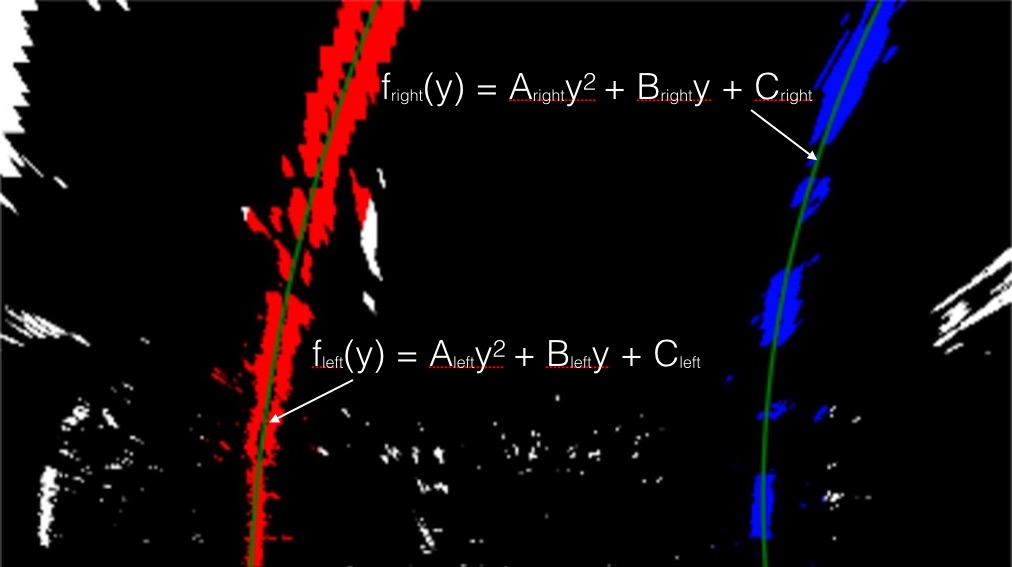
#> input picture submission/color_fit_lines.jpg, 1012 x 567 px
$ python -i Threshold.py   (imports and definitions only)   (older library calls are emulated)
#> lines starting #> are read from the running program, lines starting #| are printed output that depends on the picture
#> further down, picture is the input picture: shape (567, 1012, 3); mean B, G, R 11.4, 8.2, 15.7
import numpy as np
import cv2

# for edges
sobel_kernel = 3
abs_thresh = (20, 100)
mag_thresh = (10, 100)
direc_thresh = (0.7, 1.3)

# for colour spaces
gray_thresh = (180, 255)
hue_thresh = (15, 100)
lit_thresh = (220, 255)
sat_thresh = (90, 255)
red_thresh = (200, 255)
b_thresh = (190, 255)


def threshold_mag(sobelx, sobely):
    abs_sobelxy = np.sqrt(np.square(sobelx) + np.square(sobely))

    condition = (abs_sobelxy >= mag_thresh[0]) & (abs_sobelxy <= mag_thresh[1])
    binary = np.zeros_like(abs_sobelxy)
    binary[condition] = 1
    return binary


def threshold_direc(sobelx, sobely):
    direction = np.arctan2(sobely, sobelx)

    condition = (direction >= direc_thresh[0]) & (direction <= direc_thresh[1])
    binary = np.zeros_like(direction)
    binary[condition] = 1
    return binary


def threshold_abs(sobel):
    scaled = np.uint8((255 * sobel)/np.max(sobel))
    condition = (scaled >= abs_thresh[0]) & (scaled <= abs_thresh[1])
    binary = np.zeros_like(scaled)
    binary[condition] = 1
    return binary


def threshold_grad(image, do_mag=False, do_direc=False, do_grad=False):
#> called with do_mag = False, do_direc = False, do_grad = False
    gray = cv2.cvtColor(image, cv2.COLOR_BGR2GRAY)
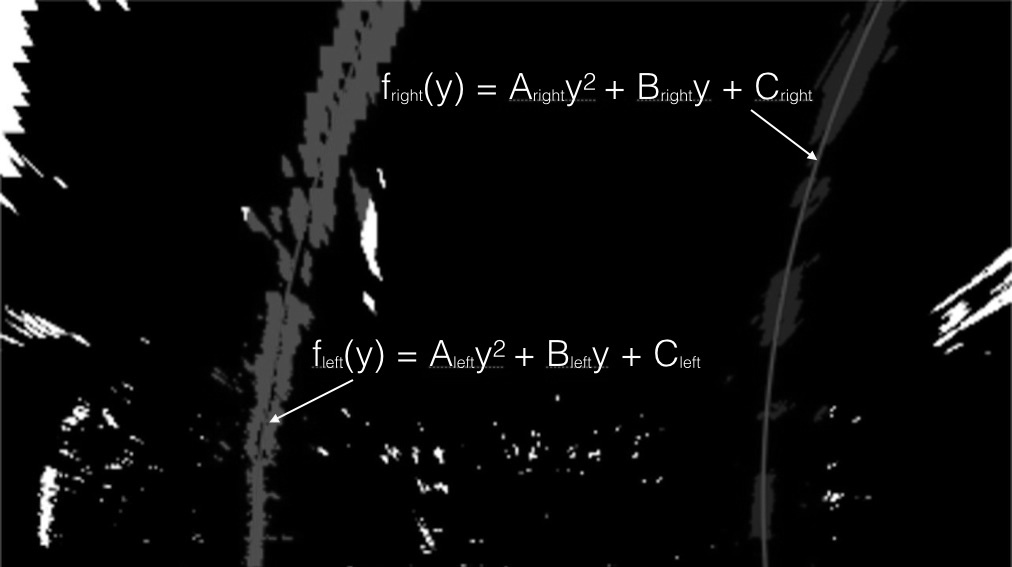
#> gray: shape (567, 1012); min 0, max 255, mean 10.8
    sobelx = np.absolute(cv2.Sobel(gray, cv2.CV_64F, 1, 0, ksize=sobel_kernel))
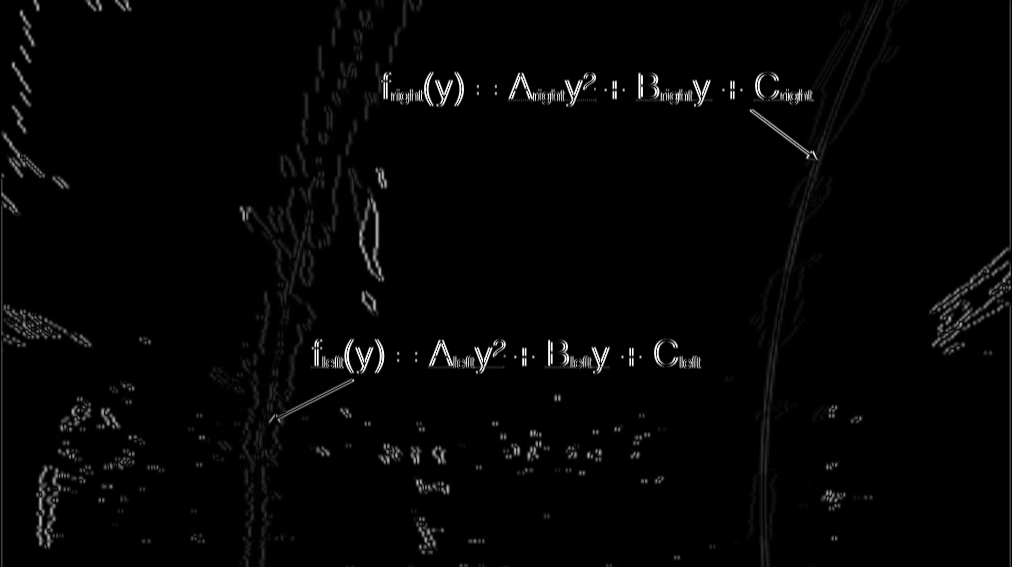
#> sobelx: shape (567, 1012) float64; min 0, max 1020, mean 18.5; drawn with min black and max white
    sobely = np.absolute(cv2.Sobel(gray, cv2.CV_64F, 0, 1, ksize=sobel_kernel))
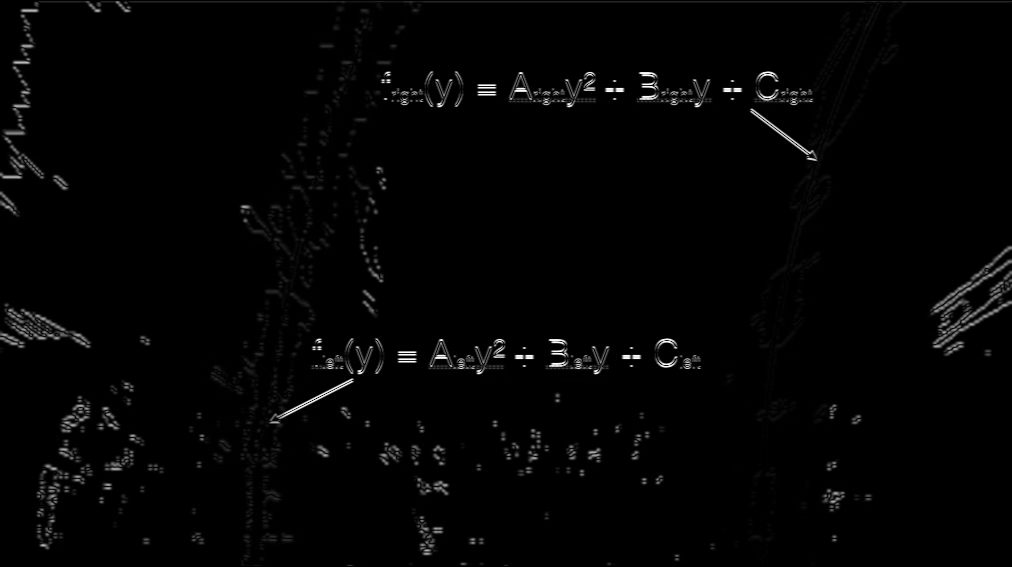
#> sobely: shape (567, 1012) float64; min 0, max 1020, mean 15.2; drawn with min black and max white

    mag_map = np.zeros_like(gray)
    direc_map = mag_map
    abs_x_map = abs_y_map = direc_map

    if(do_mag):
        mag_map = threshold_mag(sobelx, sobely)
    if(do_direc):
        direc_map = threshold_direc(sobelx, sobely)
    if(do_grad):
        abs_x_map, abs_y_map = threshold_abs(sobelx), threshold_abs(sobely)

    gradient_binary = np.zeros_like(mag_map)
    condition = ((mag_map == 1) & (direc_map == 1)) | ((abs_x_map == 1) & (abs_y_map == 1))
    gradient_binary[condition] = 1

    return gradient_binary


def threshold_colour(image, do_gray=False, do_r=False, do_s=False, do_h=False, do_l=False, do_b=False):
    gray = np.zeros_like(image[:, :, 0])  # we only need one channel
    b = red = sat = lit = hue = gray

    if(do_gray):
        gray = cv2.cvtColor(image, cv2.COLOR_BGR2GRAY)
    if(do_r):
        red = image[:, :, 0]
    if(do_h and do_l and do_s):
        hls = cv2.cvtColor(image, cv2.COLOR_BGR2HLS)
        hue = hls[:, :, 0]
        lit = hls[:, :, 1]
        sat = hls[:, :, 2]  # more efficient to index into the array thrice rather than have three function calls per frame!
    elif(do_s):
        sat = cv2.cvtColor(image, cv2.COLOR_BGR2HLS)[:, :, 2]
    elif(do_l):
        lit = cv2.cvtColor(image, cv2.COLOR_BGR2HLS)[:, :, 1]
    elif(do_h):
        hue = cv2.cvtColor(image, cv2.COLOR_BGR2HLS)[:, :, 0]
    if(do_b):
        b = cv2.cvtColor(image, cv2.COLOR_BGR2Lab)[:, :, 2]

    colour_binary = np.zeros_like(gray)
    gray_condition = ((gray >= gray_thresh[0]) & (gray <= gray_thresh[1]))
    red_condition = ((red >= red_thresh[0]) & (red <= red_thresh[1]))
    hue_condition = ((hue >= hue_thresh[0]) & (hue <= hue_thresh[1]))
    lit_condition = ((lit >= lit_thresh[0]) & (lit <= lit_thresh[1]))
    sat_condition = ((sat >= sat_thresh[0]) & (sat <= sat_thresh[1]))
    b_condition = ((b >= b_thresh[0]) & (b <= b_thresh[1]))
    condition = (gray_condition & red_condition) | (hue_condition | lit_condition | sat_condition) | (b_condition)
    colour_binary[condition] = 1

    return colour_binary


# Loads of flags, but keeps things easy to tweak further down.
def threshold(image, do_mag=False, do_direc=False, do_grad=False, do_gray=False, do_r=False, do_s=False, do_h=False, do_l=False, do_b=False):
    gradient_binary = threshold_grad(image, do_direc=do_direc, do_mag=do_mag, do_grad=do_grad)
#> gradient_binary: shape (567, 1012); every value is 0
    colour_binary = threshold_colour(image, do_gray=do_gray, do_r=do_r, do_s=do_s, do_h=do_h, do_l=do_l, do_b=do_b)

    ultimate_threshold_to_end_all_thresholds = np.zeros_like(image[:, :, 0])
    ultimate_condition = (gradient_binary == 1) | (colour_binary == 1)
    ultimate_threshold_to_end_all_thresholds[ultimate_condition] = 1

    return ultimate_threshold_to_end_all_thresholds


def final_threshold(image):
    binary = np.zeros_like(image[:, :, 0])

    b = cv2.cvtColor(image, cv2.COLOR_RGB2Lab)[:, :, 2]
    lit = cv2.cvtColor(image, cv2.COLOR_RGB2HLS)[:, :, 1]
    lit = lit * (255 / np.max(lit))
    if np.max(b) > 175:
        b = b * (255 / np.max(b))

    b_condition = (b > b_thresh[0]) & (b <= b_thresh[1])
    lit_condition = (lit > lit_thresh[0]) & (lit <= lit_thresh[1])

    condition = (b_condition == 1) | (lit_condition == 1)
    binary[condition] = 1

    return binary

>>> import cv2
>>> picture = cv2.imread('color_fit_lines.jpg')
>>> result = threshold(picture)
